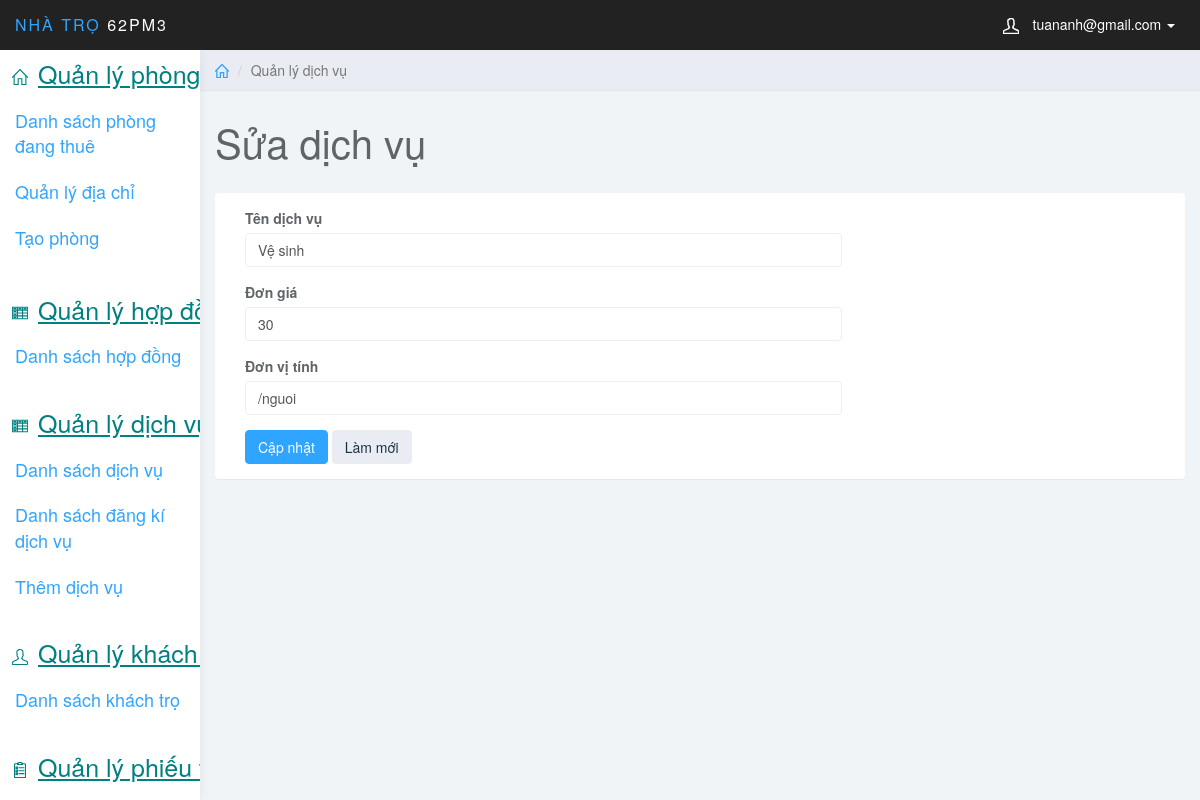
/QLPT_1/index.php?page_layout=edit_dvu&MaDV=0 (signed in), run on an earlier commit of the app's database.
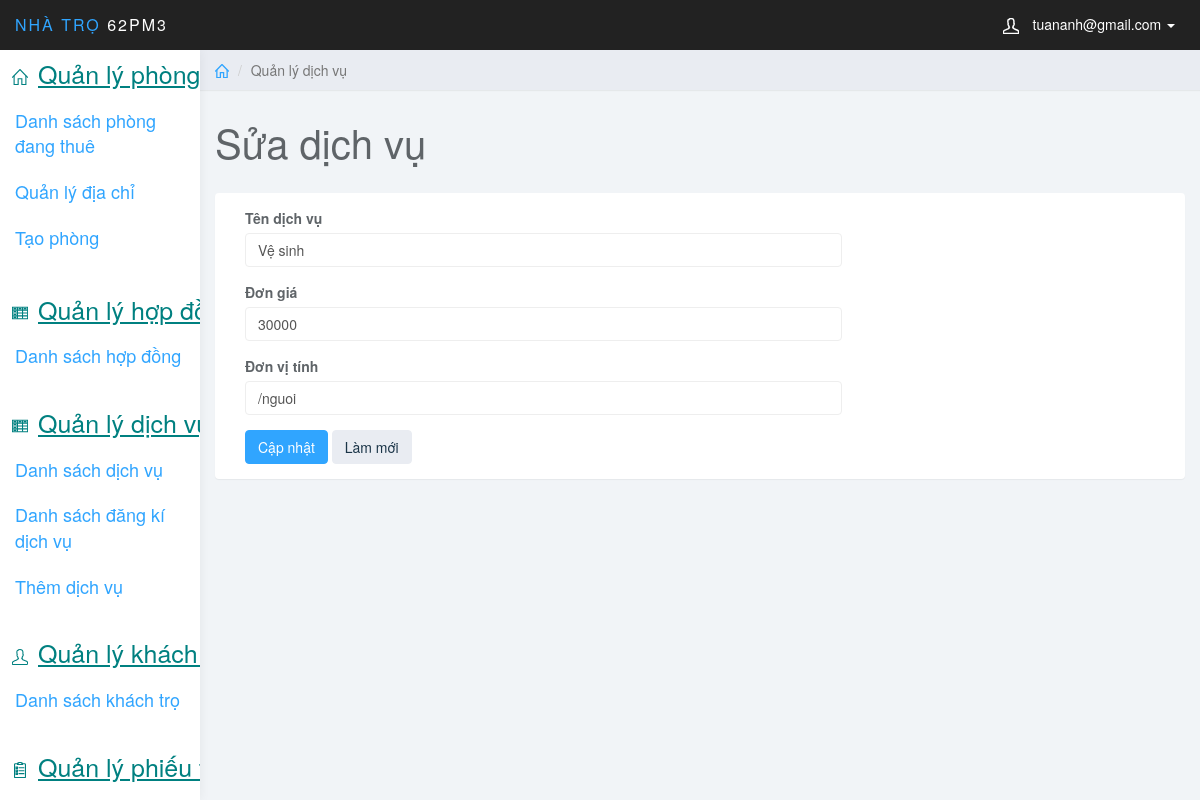
And on a later commit of the database.
### tables this page shows
CREATE TABLE `dichvu` (
  `MaDV` int(11) NOT NULL,
  `TenDV` varchar(50) NOT NULL,
  `DonGia` decimal(18,0) NOT NULL,
  `DonViTinh` varchar(50) DEFAULT NULL
);

### QLPT_1/QL_DVu/edit_dv.php (the view, shortened to what this page needs)
<?php
    $maDVU=$_GET['MaDV'];
    $sql= "SELECT * FROM dichvu
    WHERE MaDV=$maDVU";
    $query=mysqli_query($conn, $sql);
    $row=mysqli_fetch_array($query);
?>
<div class="col-sm-9 col-sm-offset-3 col-lg-10 col-lg-offset-2 main">
        <div class="row">
            <ol class="breadcrumb">
                <li><a href="#"><svg class="glyph stroked home"><use xlink:href="#stroked-home"></use></svg></a></li>
                <li class="active">Quản lý dịch vụ</li>
            </ol>
        </div>
        <div class="row">
            <div class="col-lg-12">
                <h1 class="page-header"> Sửa dịch vụ</h1>
            </div>
        </div>
        <div class="row">
            <div class="col-lg-12">
                <div class="panel panel-default">
                    <div class="panel-body">
                        <div class="col-md-8">
                            <form role="form" method="post">
                                <div class="form-group">
                                    <label>Tên dịch vụ</label>
                                    <input name="TenDV" required type="text" value="<?php echo $row['TenDV'] ?>" class="form-control">
                                </div>
                                <div class="form-group">
                                    <label>Đơn giá</label>
                                    <input name="DonGia" required type="text" inputmode="decimal" value="<?php echo $row['DonGia'] ?>" class="form-control">
                                </div>
                                <div class="form-group">
                                    <label>Đơn vị tính</label>
                                    <input name="DonViTinh" required  type="text" value="<?php echo $row['DonViTinh'] ?>" class="form-control">
                                </div>
                                <button type="submit" name="sbm" class="btn btn-primary">Cập nhật</button>
                                <button type="reset" class="btn btn-default">Làm mới</button>
                            </div>
                    </div>
                </div>
            </div>
        </div>
    </div>

What changed in the data, as far as the page shows it:
changed dichvu "Vệ sinh": DonGia "30" → "30000"
